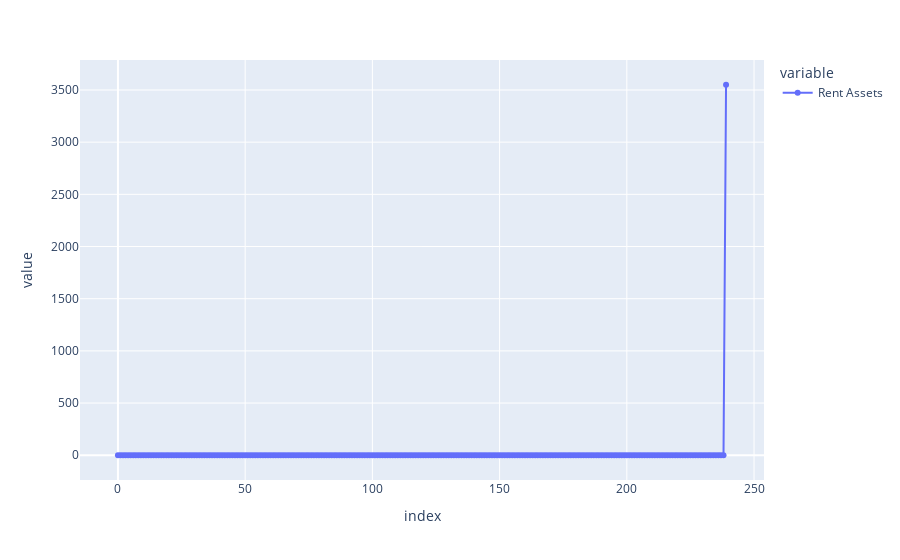

Source (notebook cell):
### Markdown cell above
### Rent Assets
The only positive cash flow in renting is getting back the security deposit in the last month.

### Code cell
render_plotly_html(
    px.line(
        pd.DataFrame({"Rent Assets": df.total_rent_assets}),
        markers=True,
    )
)

### Figure 1 — Plotly figure (JSON) as saved in the notebook; plotly's stock layout.template omitted (floating-point values rounded to 4 significant figures; data arrays with more than 128 entries replaced by an {"elided": "..."} marker saying what was removed)
{"data": [{"hovertemplate": "variable=Rent Assets<br>index=%{x}<br>value=%{y}<extra></extra>", "legendgroup": "Rent Assets", "line": {"color": "#636efa", "dash": "solid"}, "marker": {"symbol": "circle"}, "mode": "lines+markers", "name": "Rent Assets", "orientation": "v", "showlegend": true, "type": "scatter", "x": {"elided": "240 int values"}, "xaxis": "x", "y": {"elided": "240 int values"}, "yaxis": "y"}], "layout": {"legend": {"title": {"text": "variable"}, "tracegroupgap": 0}, "margin": {"t": 60}, "xaxis": {"anchor": "y", "domain": [0, 1], "title": {"text": "index"}}, "yaxis": {"anchor": "x", "domain": [0, 1], "title": {"text": "value"}}}}
